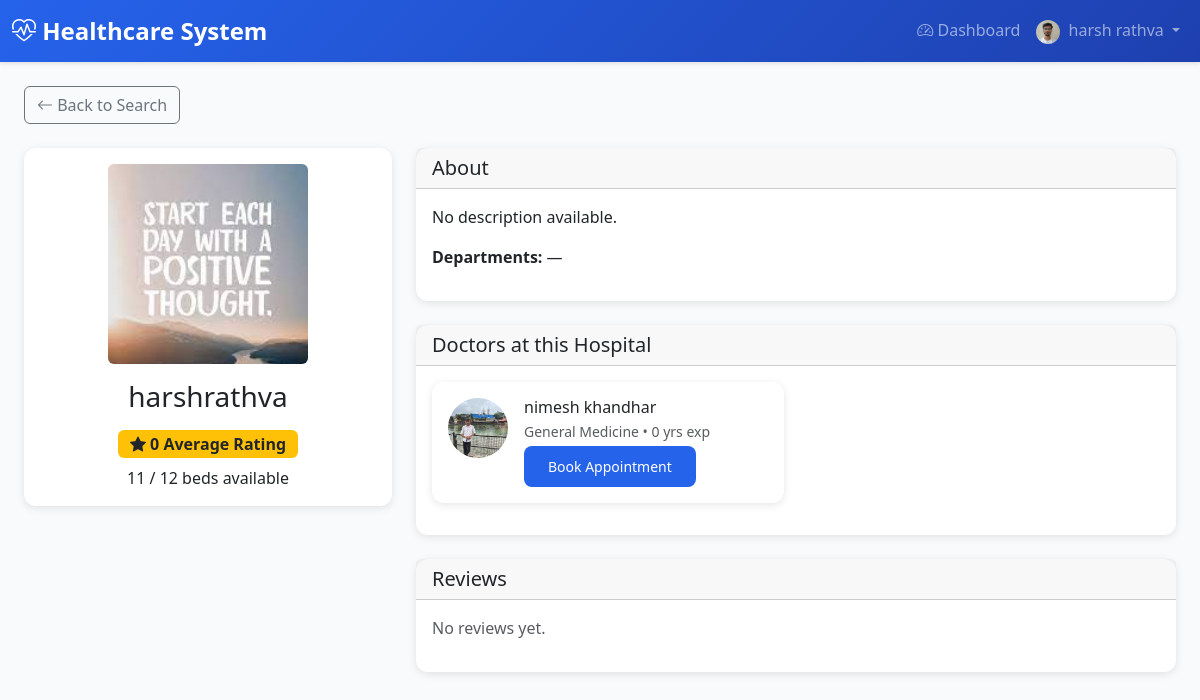
The app's page /hospitals/2/ (signed in) with its own data.
### accounts/models.py (models this page shows, shortened)
class User(AbstractUser):
    email = models.EmailField(unique=True)
    ROLE_CHOICES = [
        ('ADMIN', 'Admin'),
        ('DOCTOR', 'Doctor'),
        ('PATIENT', 'Patient'),
        ('HOSPITAL', 'Hospital'),
        ('HOSPITAL_ADMIN', 'Hospital Admin'),
    ]
    role = models.CharField(max_length=20, choices=ROLE_CHOICES, default='PATIENT')
    is_approved = models.BooleanField(default=False)  # For Doctor and Hospital approval
    phone_number = models.CharField(max_length=15, blank=True)
    address = models.TextField(blank=True)
    profile_picture = models.ImageField(upload_to='user_profiles/', blank=True, null=True)
    created_at = models.DateTimeField(auto_now_add=True)
    updated_at = models.DateTimeField(auto_now=True)
    class Meta:
        db_table = 'users'
        verbose_name = 'User'
        verbose_name_plural = 'Users'

### hospitals/models.py (models this page shows, shortened)
class Hospital(models.Model):
    user = models.OneToOneField(
        settings.AUTH_USER_MODEL,
        on_delete=models.CASCADE,
        related_name='hospital_profile'
    )
    name = models.CharField(max_length=200)
    registration_number = models.CharField(max_length=50, unique=True)
    address = models.TextField(blank=True)
    city = models.CharField(max_length=100, blank=True)
    state = models.CharField(max_length=100, blank=True)
    zip_code = models.CharField(max_length=10, blank=True)
    phone = models.CharField(max_length=15, blank=True)
    email = models.EmailField(blank=True)
    website = models.URLField(blank=True)
    description = models.TextField(blank=True)
    facilities = models.TextField(blank=True, help_text="Departments - comma separated")
    total_beds = models.PositiveIntegerField(default=0)
    available_beds = models.PositiveIntegerField(default=0)  # Kept for migration; use available_beds_count for dynamic
    logo = models.ImageField(upload_to='hospital_logos/', blank=True, null=True)
    verification_document = models.FileField(upload_to='hospital_verifications/', blank=True, null=True, help_text="Upload registration certificate or license for verification")
    created_at = models.DateTimeField(auto_now_add=True)
    updated_at = models.DateTimeField(auto_now=True)
    class Meta:
        db_table = 'hospitals'
        verbose_name = 'Hospital'
        verbose_name_plural = 'Hospitals'
        ordering = ['name']
    def get_doctors(self):
        from doctors.models import DoctorProfile
        return DoctorProfile.objects.filter(
            models.Q(hospital_assignments__hospital=self, hospital_assignments__is_active=True) |
            models.Q(hospital=self)
        ).distinct()
    @property
    def occupied_beds_count(self):
        from django.db.models import Q
        return self.admissions.filter(
            Q(discharge_time__isnull=True) | Q(discharge_time__gt=timezone.now())
        ).count()
    @property
    def available_beds_count(self):
        return max(0, self.total_beds - self.occupied_beds_count)
    def get_available_beds_display(self):
        """For admin list_display (avoids property in admin)"""
        return self.available_beds_count
    get_available_beds_display.short_description = 'Available beds'
    @property
    def average_rating(self):
        from django.db.models import Avg
        result = self.reviews.aggregate(avg=Avg('rating'))
        return round(result['avg'] or 0, 1)

### doctors/models.py (models this page shows, shortened)
class DoctorProfile(models.Model):
    SPECIALIZATION_CHOICES = [
        ('CARDIOLOGY', 'Cardiology'),
        ('DERMATOLOGY', 'Dermatology'),
        ('NEUROLOGY', 'Neurology'),
        ('ORTHOPEDICS', 'Orthopedics'),
        ('PEDIATRICS', 'Pediatrics'),
        ('PSYCHIATRY', 'Psychiatry'),
        ('SURGERY', 'Surgery'),
        ('GENERAL', 'General Medicine'),
        ('ONCOLOGY', 'Oncology'),
        ('GYNECOLOGY', 'Gynecology'),
    ]
    user = models.OneToOneField(
        settings.AUTH_USER_MODEL,
        on_delete=models.CASCADE,
        related_name='doctor_profile'
    )
    license_number = models.CharField(max_length=50, unique=True)
    specialization = models.CharField(max_length=50, choices=SPECIALIZATION_CHOICES, default='GENERAL')
    years_of_experience = models.PositiveIntegerField(default=0)
    qualification = models.CharField(max_length=200)
    bio = models.TextField(blank=True)
    consultation_fee = models.DecimalField(max_digits=10, decimal_places=2, default=0.00)
    profile_picture = models.ImageField(upload_to='doctor_profiles/', blank=True, null=True)
    verification_document = models.FileField(upload_to='doctor_verifications/', blank=True, null=True, help_text="Upload license or certification document for verification")
    hospital = models.ForeignKey(
        'hospitals.Hospital',
        on_delete=models.SET_NULL,
        null=True,
        blank=True,
        related_name='doctors'
    )
    is_available = models.BooleanField(default=True)
    available_from = models.TimeField(default=time(9, 0), help_text="Start of working hours")
    available_to = models.TimeField(default=time(17, 0), help_text="End of working hours")
    slot_duration_minutes = models.PositiveIntegerField(default=30)
    created_at = models.DateTimeField(auto_now_add=True)
    updated_at = models.DateTimeField(auto_now=True)
    class Meta:
        db_table = 'doctor_profiles'
        verbose_name = 'Doctor Profile'
        verbose_name_plural = 'Doctor Profiles'

### hospitals/views.py (the view, shortened to what this page needs)
# urls.py: path('<int:pk>/', views.HospitalDetailView.as_view(), name='hospital_detail'),
class HospitalDetailView(LoginRequiredMixin, DetailView):
    model = Hospital
    template_name = 'hospitals/hospital_detail.html'
    context_object_name = 'hospital'
    def get_queryset(self):
        return Hospital.objects.select_related('user').prefetch_related('reviews__patient')
    def get_context_data(self, **kwargs):
        context = super().get_context_data(**kwargs)
        hospital = self.object
        context['doctors'] = hospital.get_doctors().select_related('user').filter(
            user__is_approved=True,
            user__is_active=True
        )
        context['reviews'] = hospital.reviews.select_related('patient').order_by('-created_at')[:20]
        can_review = False
        has_reviewed = False
        context['can_review'] = can_review
        context['has_reviewed'] = has_reviewed
        can_request_join = False
        if self.request.user.is_authenticated and self.request.user.role == 'DOCTOR' and self.request.user.is_approved:
            doc_profile = getattr(self.request.user, 'doctor_profile', None)
            if doc_profile and doc_profile.hospital_id != hospital.id:
                req = hospital.doctor_requests.filter(doctor=doc_profile).first()
                can_request_join = req is None or req.status == 'REJECTED'
        context['can_request_join'] = can_request_join
        return context

### templates/hospitals/hospital_detail.html (shortened to what this page needs)
{% extends 'base.html' %}
{% block content %}
<div class="container-fluid">
    <div class="mb-4 d-flex justify-content-between align-items-center">
        <a href="{% url 'hospitals:hospital_search' %}" class="btn btn-outline-secondary"><i class="bi bi-arrow-left"></i> Back to Search</a>
    </div>
    <div class="row">
        <div class="col-md-4 mb-4">
            <div class="card">
                <div class="card-body text-center">
                    {% if hospital.logo %}
                    <img src="{{ hospital.logo.url }}" alt="{{ hospital.name }}" class="rounded mb-3" style="width: 200px; height: 200px; object-fit: cover;">
                    {% else %}
                    <div class="rounded bg-secondary d-flex align-items-center justify-content-center mx-auto mb-3" style="width: 200px; height: 200px;">
                        <i class="bi bi-building text-white" style="font-size: 5rem;"></i>
                    </div>
                    {% endif %}
                    <h3>{{ hospital.name }}</h3>
                    <div class="mb-2">
                        <span class="badge bg-warning text-dark fs-6"><i class="bi bi-star-fill"></i> {{ hospital.average_rating }} Average Rating</span>
                    </div>
                    <p class="mb-0"> {{ hospital.available_beds_count }} / {{ hospital.total_beds }} beds available</p>
                </div>
            </div>
        </div>
        <div class="col-md-8">
            <div class="card mb-4">
                <div class="card-header"><h5 class="mb-0">About</h5></div>
                <div class="card-body">
                    <p>{{ hospital.description|default:"No description available." }}</p>
                    <p><strong>Departments:</strong> {{ hospital.facilities|default:"—" }}</p>
                </div>
            </div>
            <div class="card mb-4">
                <div class="card-header"><h5 class="mb-0">Doctors at this Hospital</h5></div>
                <div class="card-body">
                    {% if doctors %}
                    <div class="row">
                        {% for doc in doctors %}
                        <div class="col-md-6 mb-3">
                            <div class="card">
                                <div class="card-body d-flex">
                                    {% if doc.profile_picture %}
                                    <img src="{{ doc.profile_picture.url }}" alt="" class="rounded-circle me-3" style="width: 60px; height: 60px; object-fit: cover;">
                                    {% elif doc.user.profile_picture %}
                                    <img src="{{ doc.user.profile_picture.url }}" alt="" class="rounded-circle me-3" style="width: 60px; height: 60px; object-fit: cover;">
                                    {% else %}
                                    <i class="bi bi-person-circle me-3" style="font-size: 3rem; color: #6c757d;"></i>
                                    {% endif %}
                                    <div class="flex-grow-1">
                                        <h6 class="mb-1">{{ doc.user.get_full_name|default:doc.user.username }}</h6>
                                        <p class="small text-muted mb-1">{{ doc.get_specialization_display }} • {{ doc.years_of_experience }} yrs exp</p>
                                        <a href="{% url 'doctors:doctor_detail' doc.pk %}" class="btn btn-sm btn-primary">Book Appointment</a>
                                    </div>
                                </div>
                            </div>
                        </div>
                        {% endfor %}
                    </div>
                    {% else %}
                    <p class="text-muted">No doctors listed.</p>
                    {% endif %}
                </div>
            </div>
            <div class="card mb-4">
                <div class="card-header d-flex justify-content-between align-items-center">
                    <h5 class="mb-0">Reviews</h5>
                </div>
                <div class="card-body">
                    {% if reviews %}
                    {% for r in reviews %}
                    <div class="border-bottom pb-3 mb-3">
                        <div class="d-flex justify-content-between">
                            <strong>{{ r.patient.get_full_name|default:r.patient.username }}</strong>
                            <span class="badge bg-warning text-dark">{{ r.rating }}/5</span>
                        </div>
                        <p class="mb-0 mt-1">{{ r.comment|default:"No comment" }}</p>
                        <small class="text-muted">{{ r.created_at|date:"M d, Y" }}</small>
                    </div>
                    {% endfor %}
                    {% else %}
                    <p class="text-muted">No reviews yet.</p>
                    {% endif %}
                </div>
            </div>
        </div>
    </div>
</div>
{% endblock %}

### templates/base.html (shortened to what this page needs)
<!DOCTYPE html>
<html lang="en">
<head>
    <link href="https://cdn.jsdelivr.net/npm/bootstrap@5.3.0/dist/css/bootstrap.min.css" rel="stylesheet">
    <link rel="stylesheet" href="https://cdn.jsdelivr.net/npm/bootstrap-icons@1.11.0/font/bootstrap-icons.css">
</head>
<body>
    {% if user.is_authenticated %}
    <nav class="navbar navbar-expand-lg navbar-dark">
        <div class="container-fluid">
            <a class="navbar-brand" href="{% url 'accounts:dashboard_redirect' %}">
                <i class="bi bi-heart-pulse"></i> Healthcare System
            </a>
            <div class="collapse navbar-collapse" id="navbarNav">
                <ul class="navbar-nav ms-auto">
                    <li class="nav-item">
                        <a class="nav-link" href="{% url 'accounts:dashboard_redirect' %}">
                            <i class="bi bi-speedometer2"></i> Dashboard
                        </a>
                    </li>
                    <li class="nav-item dropdown">
                        <a class="nav-link dropdown-toggle" href="#" id="navbarDropdown" role="button" data-bs-toggle="dropdown">
                            {% if user.profile_picture %}
                            <img src="{{ user.profile_picture.url }}" alt="Profile" class="rounded-circle me-1" style="width: 24px; height: 24px; object-fit: cover;">
                            {% else %}
                            <i class="bi bi-person-circle"></i>
                            {% endif %}
                            {{ user.get_full_name|default:user.username }}
                        </a>
                    </li>
                </ul>
            </div>
        </div>
    </nav>
    {% endif %}
    <div class="container-fluid mt-4">
        {% block content %}{% endblock %}
    </div>
</body>
</html>

### templates/base.html (style rules this page uses)
:root { --primary-color: #2563eb; --secondary-color: #64748b; --success-color: #10b981; --danger-color: #ef4444; --warning-color: #f59e0b; --info-color: #3b82f6; }
body { font-family: 'Segoe UI', Tahoma, Geneva, Verdana, sans-serif; background-color: #f8fafc; }
.navbar { background: linear-gradient(135deg, var(--primary-color) 0%, #1e40af 100%); box-shadow: 0 2px 4px rgba(0,0,0,0.1); }
.navbar-brand { font-weight: 700; font-size: 1.5rem; }
.card { border: none; border-radius: 12px; box-shadow: 0 2px 8px rgba(0,0,0,0.1); transition: transform 0.2s, box-shadow 0.2s; }
.btn-primary { background-color: var(--primary-color); border: none; border-radius: 8px; padding: 10px 24px; font-weight: 500; }
.badge { padding: 6px 12px; border-radius: 6px; }

### records on screen
User: profile_picture (picture), get_full_name "harsh rathva"
Hospital: logo (picture), name "harshrathva", average_rating "0", available_beds_count "11", total_beds "12", description "No description available.", facilities "—"
DoctorProfile: user.profile_picture (picture), user.get_full_name "nimesh khandhar", specialization "General Medicine", years_of_experience "0"
